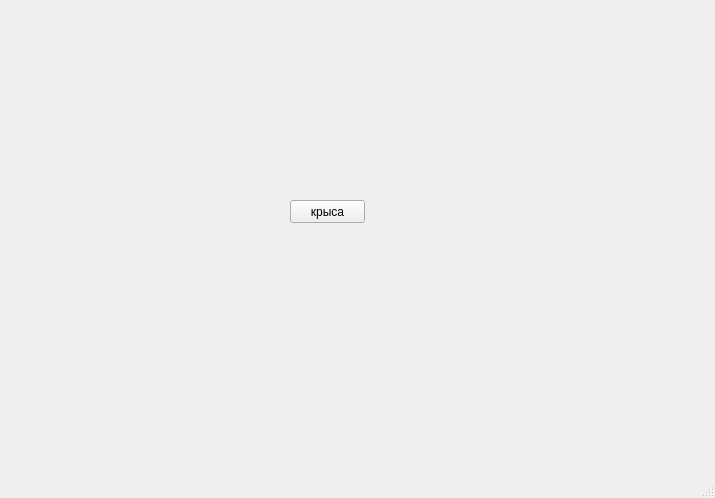
<?xml version="1.0" encoding="UTF-8"?>
<ui version="4.0">
 <class>MainWindow</class>
 <widget class="QMainWindow" name="MainWindow">
  <property name="geometry">
   <rect>
    <x>0</x>
    <y>0</y>
    <width>715</width>
    <height>498</height>
   </rect>
  </property>
  <property name="windowTitle">
   <string>MainWindow</string>
  </property>
  <widget class="QWidget" name="centralwidget">
   <widget class="QPushButton" name="pushButton">
    <property name="geometry">
     <rect>
      <x>290</x>
      <y>200</y>
      <width>75</width>
      <height>23</height>
     </rect>
    </property>
    <property name="text">
     <string>крыса</string>
    </property>
   </widget>
  </widget>
  <widget class="QMenuBar" name="menubar">
   <property name="geometry">
    <rect>
     <x>0</x>
     <y>0</y>
     <width>715</width>
     <height>21</height>
    </rect>
   </property>
  </widget>
  <widget class="QStatusBar" name="statusbar"/>
 </widget>
 <resources/>
 <connections/>
</ui>
